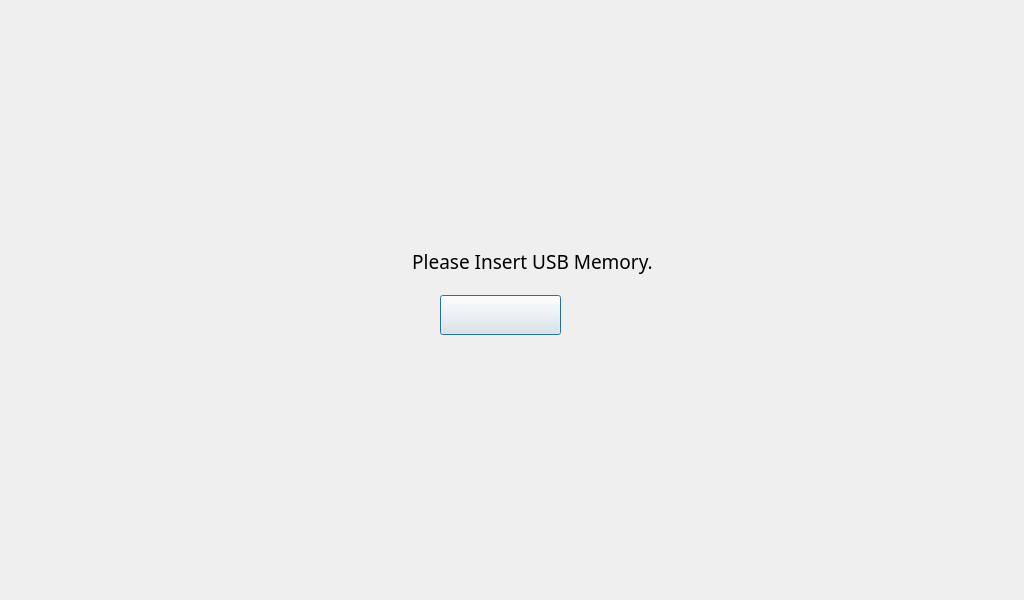
<?xml version="1.0" encoding="UTF-8"?>
<ui version="4.0">
 <class>Dialog</class>
 <widget class="QDialog" name="Dialog">
  <property name="geometry">
   <rect>
    <x>0</x>
    <y>0</y>
    <width>1024</width>
    <height>600</height>
   </rect>
  </property>
  <property name="font">
   <font>
    <family>NanumSquare</family>
   </font>
  </property>
  <property name="windowTitle">
   <string>Dialog</string>
  </property>
  <property name="styleSheet">
   <string notr="true"/>
  </property>
  <widget class="QPushButton" name="Button_ok">
   <property name="geometry">
    <rect>
     <x>440</x>
     <y>295</y>
     <width>121</width>
     <height>40</height>
    </rect>
   </property>
   <property name="styleSheet">
    <string notr="true">QPushButton {
   border-image: url(:/Icon/OK_Pressed.png);
}


QPushButton:pressed {
	border-image: url(:/Icon/OK.png);
}

</string>
   </property>
   <property name="text">
    <string/>
   </property>
  </widget>
  <widget class="QLabel" name="label_8">
   <property name="geometry">
    <rect>
     <x>299</x>
     <y>210</y>
     <width>411</width>
     <height>150</height>
    </rect>
   </property>
   <property name="font">
    <font>
     <family>NanumSquare</family>
    </font>
   </property>
   <property name="styleSheet">
    <string notr="true">border-image: url(:/Icon/set_sel_on_box.png);</string>
   </property>
   <property name="text">
    <string/>
   </property>
  </widget>
  <widget class="QLabel" name="label">
   <property name="geometry">
    <rect>
     <x>0</x>
     <y>0</y>
     <width>1024</width>
     <height>600</height>
    </rect>
   </property>
   <property name="styleSheet">
    <string notr="true">border-image: url(:/Icon/Data_Background.png);</string>
   </property>
   <property name="text">
    <string/>
   </property>
  </widget>
  <widget class="QLabel" name="label_9">
   <property name="geometry">
    <rect>
     <x>352</x>
     <y>240</y>
     <width>51</width>
     <height>41</height>
    </rect>
   </property>
   <property name="styleSheet">
    <string notr="true">image: url(:/Icon/exclamation icon.png);</string>
   </property>
   <property name="text">
    <string/>
   </property>
  </widget>
  <widget class="QLabel" name="label_10">
   <property name="geometry">
    <rect>
     <x>412</x>
     <y>236</y>
     <width>241</width>
     <height>50</height>
    </rect>
   </property>
   <property name="font">
    <font>
     <family>NanumSquare</family>
     <pointsize>14</pointsize>
    </font>
   </property>
   <property name="styleSheet">
    <string notr="true"/>
   </property>
   <property name="text">
    <string>Please Insert USB Memory.</string>
   </property>
   <property name="alignment">
    <set>Qt::AlignCenter</set>
   </property>
  </widget>
  <zorder>label</zorder>
  <zorder>label_8</zorder>
  <zorder>Button_ok</zorder>
  <zorder>label_9</zorder>
  <zorder>label_10</zorder>
 </widget>
 <resources>
  <include location="Icon/Icon.qrc"/>
 </resources>
 <connections/>
</ui>
